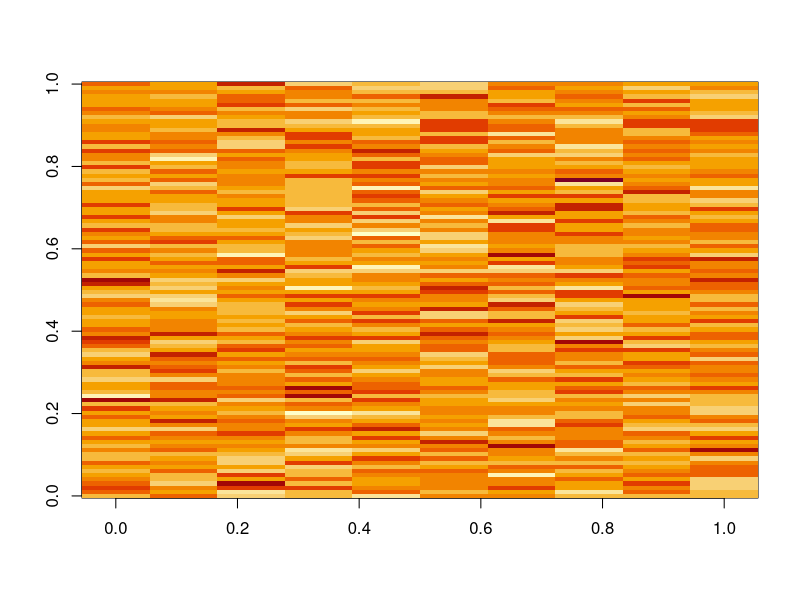
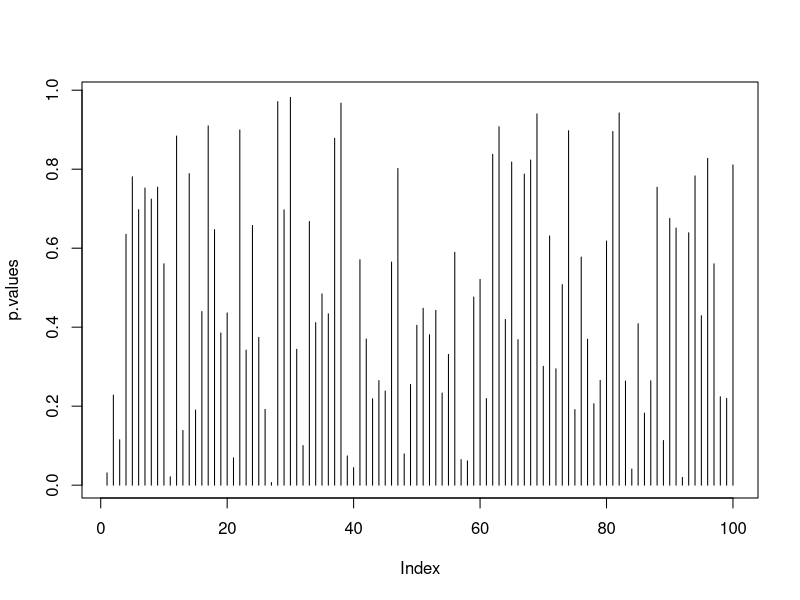

R code for these plots, in order:
## ---- chunk 1
library(mvtnorm)
n <- 1e1
p <- 1e2
mu <- rep(0,p)
x <- rmvnorm(n = n, mean = mu)
dim(x)
image(x)
## ---- chunk 2
p.values <- apply(X = x, MARGIN = 2, FUN = function(y) t.test(y)$p.value) 
plot(p.values, type='h')
## ---- chunk 3
alpha <- 0.05
p.values.holm <- p.adjust(p.values, method = 'holm' )
table(p.values.holm < alpha)
## ---- chunk 4
alpha <- 0.05
p.values.BH <- p.adjust(p.values, method = 'BH' )
table(p.values.BH < alpha)
## ---- chunk 5
mu[1:10] <- 2
x <- rmvnorm(n = n, mean = mu)
p.values <- apply(X = x, MARGIN = 2, FUN = function(y) t.test(y)$p.value) 
p.values.BH <- p.adjust(p.values, method = 'BH' )
which(p.values.BH < alpha)
